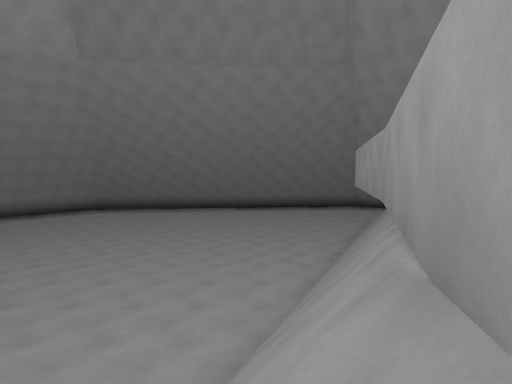
view 1 (above)

18 first-person views from a walk through a Godot game level. The camera is 1.3 m above the floor, tilts 4° down and sees 80° across. The floor is counted in squares, 2 m on a side. Each view is taken from the middle of a square. On the plan, view 1 faces up. The plan holds only what a view shows up to about 10 squares ahead; the rest is blank. The place goes on beyond the plan. Characters and animated objects are left out.

view 2
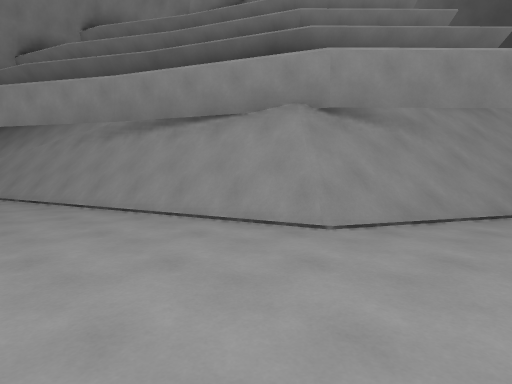

view 3
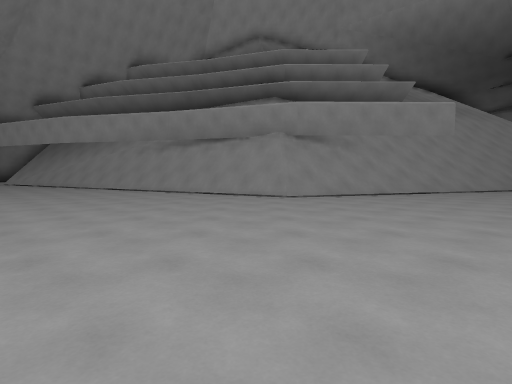

view 4
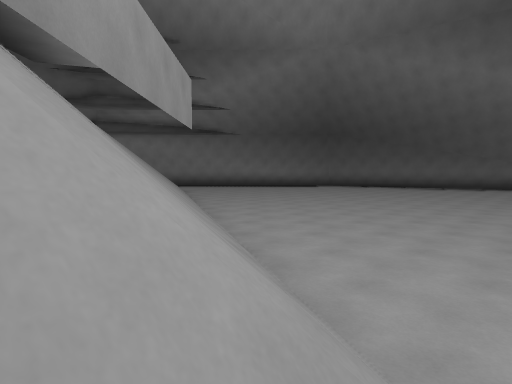

view 5
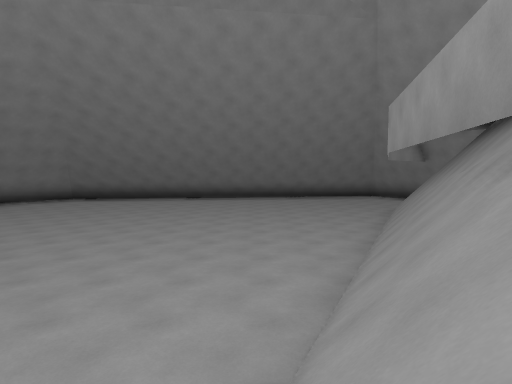

view 6
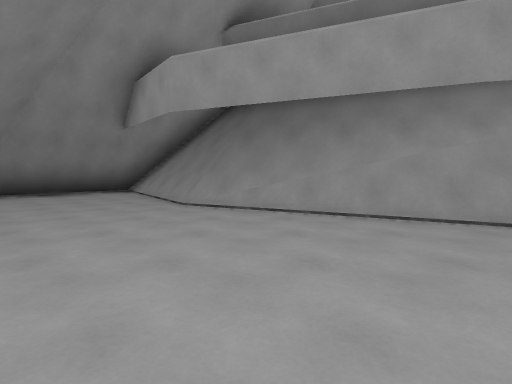

view 7
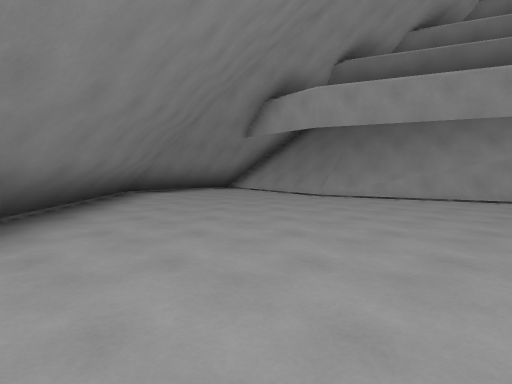

view 8
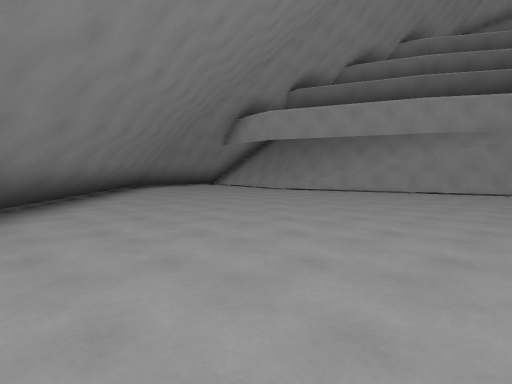

view 9
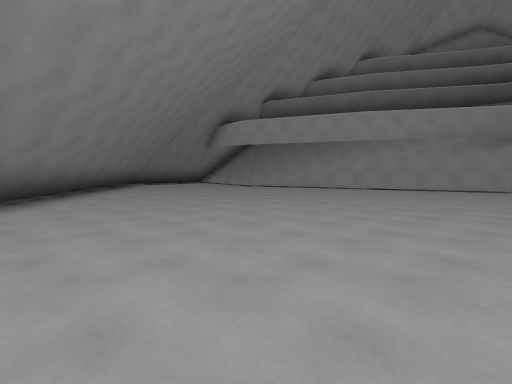

view 10
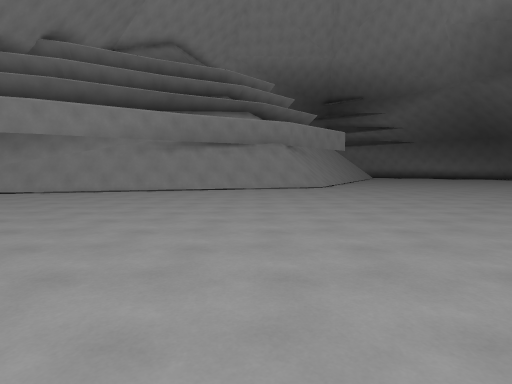

view 11
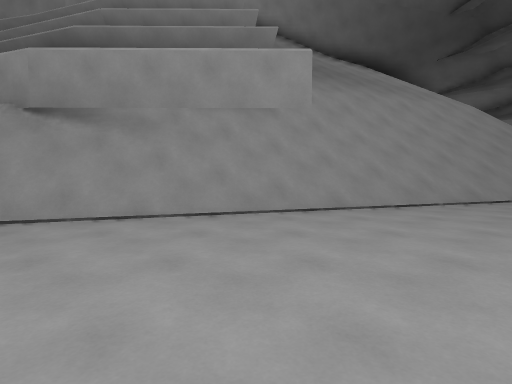

view 12
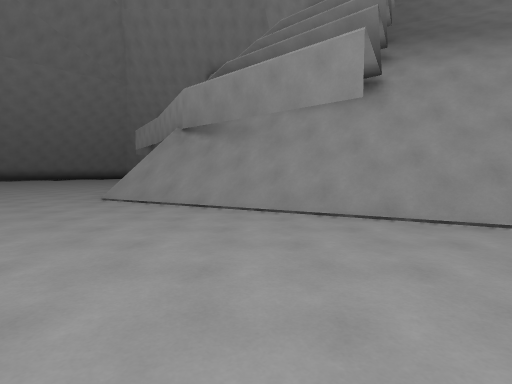

view 13
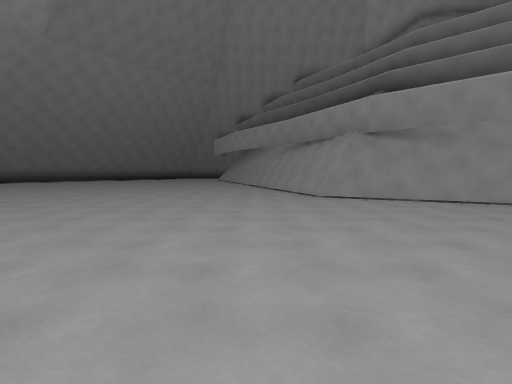

view 14
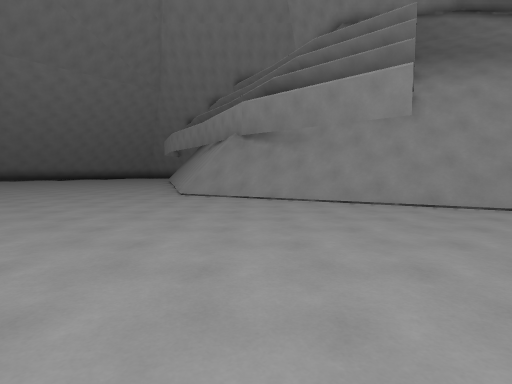

view 15
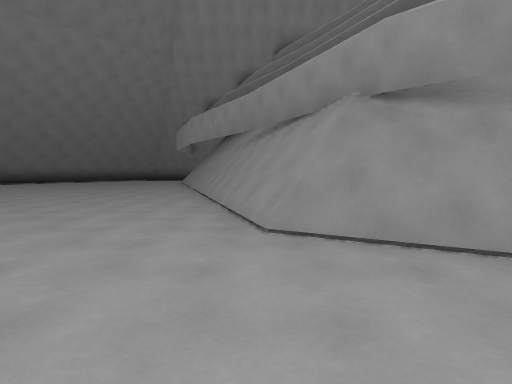

view 16
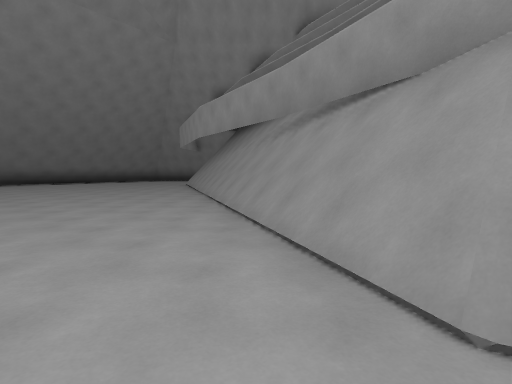

view 17
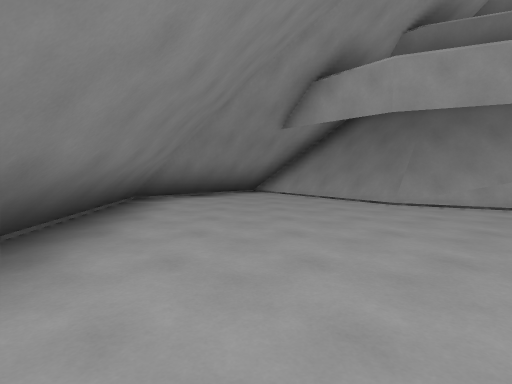

view 18
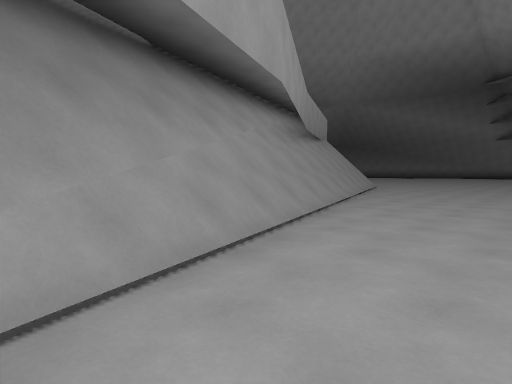

### Floor plan
Key: @ floor where view 1 was taken; # wall or solid block; . floor; / step, stairs or slope; ^ raised ledge; v drop or lower ground.
Columns run from 9 left of view 1 to 9 right of it. Each row starts with its distance up from view 1.
 17        ##########
 16       ^.........##
 15     .............##
 14    ..............##
 13   .............##v
 12  .............##
 11  ............/#
 10  ............/#
  9  .........../#v
  8  .........../#v
  7  ..........//#v
  6  ........../#vv
  5  ........./##^v
  4   .......//## v
  3   .......//## v
  2  .......//## v
  1 ........//#  v
  0  ......./@#  v
 -1  .......//#  v
 -2  ......./## ^v
 -3  ........#/ #/ //
 -4  ........// /////
 -5    ....../////////
 -6   ......./////////
 -7  ........./////
 -8 ........../////
 -9 ........../////
-10            ////
-11             ///
-12              //

Positions as (right, up) in squares from view 1, and headings:
1: (0, 0), facing up
2: (-5, 1), facing right
3: (-9, 1), facing right
4: (-1, 1), facing down
5: (0, 2), facing up
6: (-1, 11), facing right
7: (-3, 14), facing right
8: (-6, 13), facing right
9: (-8, 12), facing right
10: (-8, 10), facing down-right
11: (-5, -4), facing right
12: (-4, -7), facing up-right
13: (-8, -4), facing up-right
14: (-6, -7), facing up-right
15: (-4, -2), facing up-right
16: (-3, 0), facing up-right
17: (-1, 15), facing right
18: (3, 12), facing down
